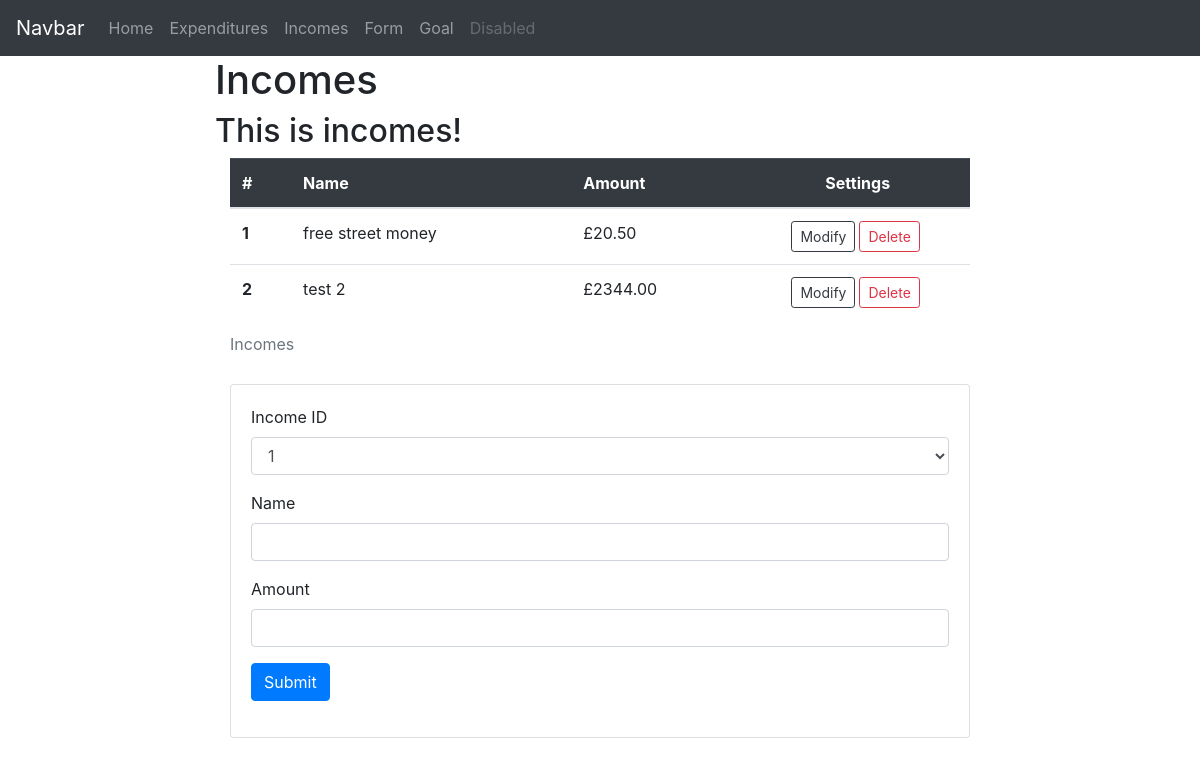
/incomes, run on an earlier commit of the app's database.
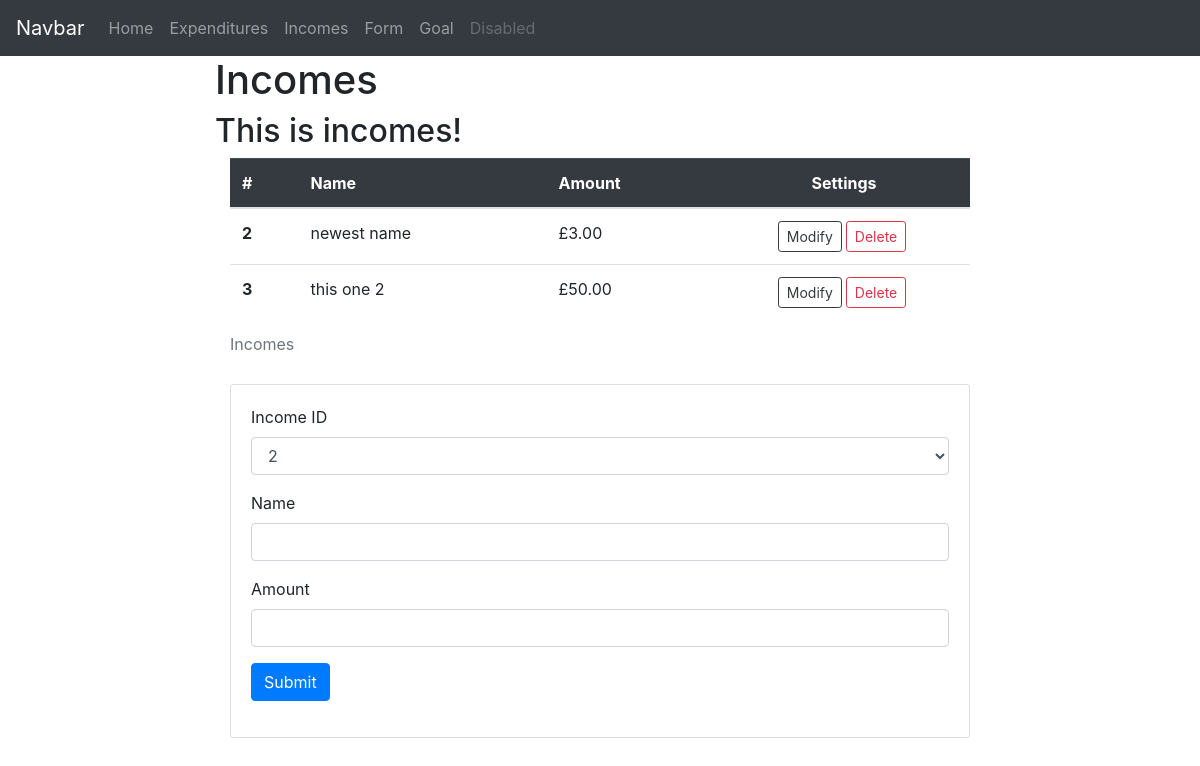
And on a later commit of the database.
### app/models.py (models this page shows)
class Income(db.Model):
    id = db.Column(db.Integer, primary_key=True)
    name = db.Column(db.String(500), index=True, unique=True, nullable=False)
    amount = db.Column(db.Float, nullable=False)

### app/views.py (the view, shortened to what this page needs)
@app.route('/incomes', methods =['GET','POST'])
def incomes():
    modify_form=ModifyIncomeForm()
    with app.app_context():
        incomes_list=db.session.query(models.Income).all()
    for x in incomes_list:
        modify_form.id.choices.append(x.id)
    incomes_count = len(incomes_list)
    incomes={'description':'This is incomes!'}
    return render_template('incomes.html', title='Incomes',incomes_list = incomes_list, incomes_count=incomes_count ,incomes=incomes, modify_form=modify_form, id=modify_form.id.data) #this is the base location

### app/forms.py
class ModifyIncomeForm(FlaskForm):
    id = SelectField('Income ID', validators=[DataRequired()], choices=[])
    name = StringField('Name', validators=[Optional()])
    amount = FloatField('Amount', validators=[Optional(),NumberRange(min=0.01, max=9.0e12)])
    submit = SubmitField('Save Changes')

### app/templates/incomes.html (shortened to what this page needs)
{% extends "base.html" %}]
{%block content%}
<h1>Incomes</h1>
<h2>{{incomes.description}}</h2>
<div class="container">
    <table class="table table-hover">
        <caption>Incomes</caption>
        <thead class="table-dark">
          <tr>
            <th scope="col">#</th>
            <th scope="col">Name</th>
            <th scope="col">Amount</th>
            <th scope="col">
              <div class="row justify-content-md-center">
                Settings
                </div>
            </th>
          </tr>
        </thead>
        <tbody>
          {% for x in range(1,incomes_count+1) %}
          <tr>
            <th scope="row">{{incomes_list[x-1].id}}</th>
            <td>{{incomes_list[x-1].name}}</td>
            <td>£{{'%0.2f'|format(incomes_list[x-1].amount|float)}}</td>
            <td>
              <div class="row justify-content-center">
                  <form method="post" action="{{ url_for('modify_income', id=incomes_list[x-1].id) }}" class="mr-1">
                      <button type="submit" class="btn btn-outline-dark btn-sm">Modify</button>
                  </form>
                  <form method="post" action="{{ url_for('delete_income', id=incomes_list[x-1].id) }}" class="mr-1">
                      <button type="submit" class="btn btn-outline-danger btn-sm">Delete</button>
                  </form>
              </div>
          </td>
          </tr>
          {% endfor %}
        </tbody>
      </table>
      <div class="card card-body">
        <form method="post" action="" name="goalform">
            <div class="mb-3">
                {{ modify_form.id.label }}
                {{ modify_form.id(class="form-control") }}
            </div>
            <div class="mb-3">
                {{ modify_form.name.label }}
                {{ modify_form.name(class="form-control") }}
            </div>
            <div class="mb-3">
                {{ modify_form.amount.label }}
                {{ modify_form.amount(class="form-control") }}
            </div>
            <p><input type="submit" class="btn btn-primary" value="Submit"></p>
        </form>
        </div>
</div>
{%endblock%}

### app/templates/base.html (shortened to what this page needs)
<!DOCTYPE html>
<html lang="en">
  <head>
  <link rel="stylesheet" href="https://stackpath.bootstrapcdn.com/bootstrap/4.2.1/css/bootstrap.min.css">
  </head>
  <body>
    <nav class="navbar navbar-expand-md navbar-dark bg-dark">
      <a class="navbar-brand" href="#">Navbar</a>
      <div class="collapse navbar-collapse" id="navbarSupportedContent">
        <ul class="navbar-nav mr-auto">
          <li class="nav-item"><a class="nav-link" href="/home">Home <span class="sr-only">(current)</span></a></li>
          <li class="nav-item"><a class="nav-link" href="/expenditures">Expenditures</a></li>
          <li class="nav-item"><a class="nav-link" href="/incomes">Incomes</a></li>
          <li class="nav-item"><a class="nav-link" href="/form">Form</a></li>
          <li class="nav-item"><a class="nav-link" href="/goal">Goal</a></li>
          <li class="nav-item"><a class="nav-link disabled" href="#">Disabled</a></li>
        </ul>
      </div>
    </nav>
    <div class="container-fluid">
      <div class="row">
        <div class="col-2"></div>
          <div class="col-8 justify-content-center">
            {% block content %}{% endblock %}
          </div>
        </div>
      </div>
  </body>
</html>

What changed in the data, as far as the page shows it:
removed Income: id "1", name "free street money", amount "20.50"
added Income: id "3", name "this one 2", amount "50.00"
Also different on the page:
form field id: "1" → "2"
new list line: "2 newest name 3.00"
new list line: "£ Modify Delete"
list line gone: "£ Modify Delete"
list line gone: "2 test 2 2344.00"
